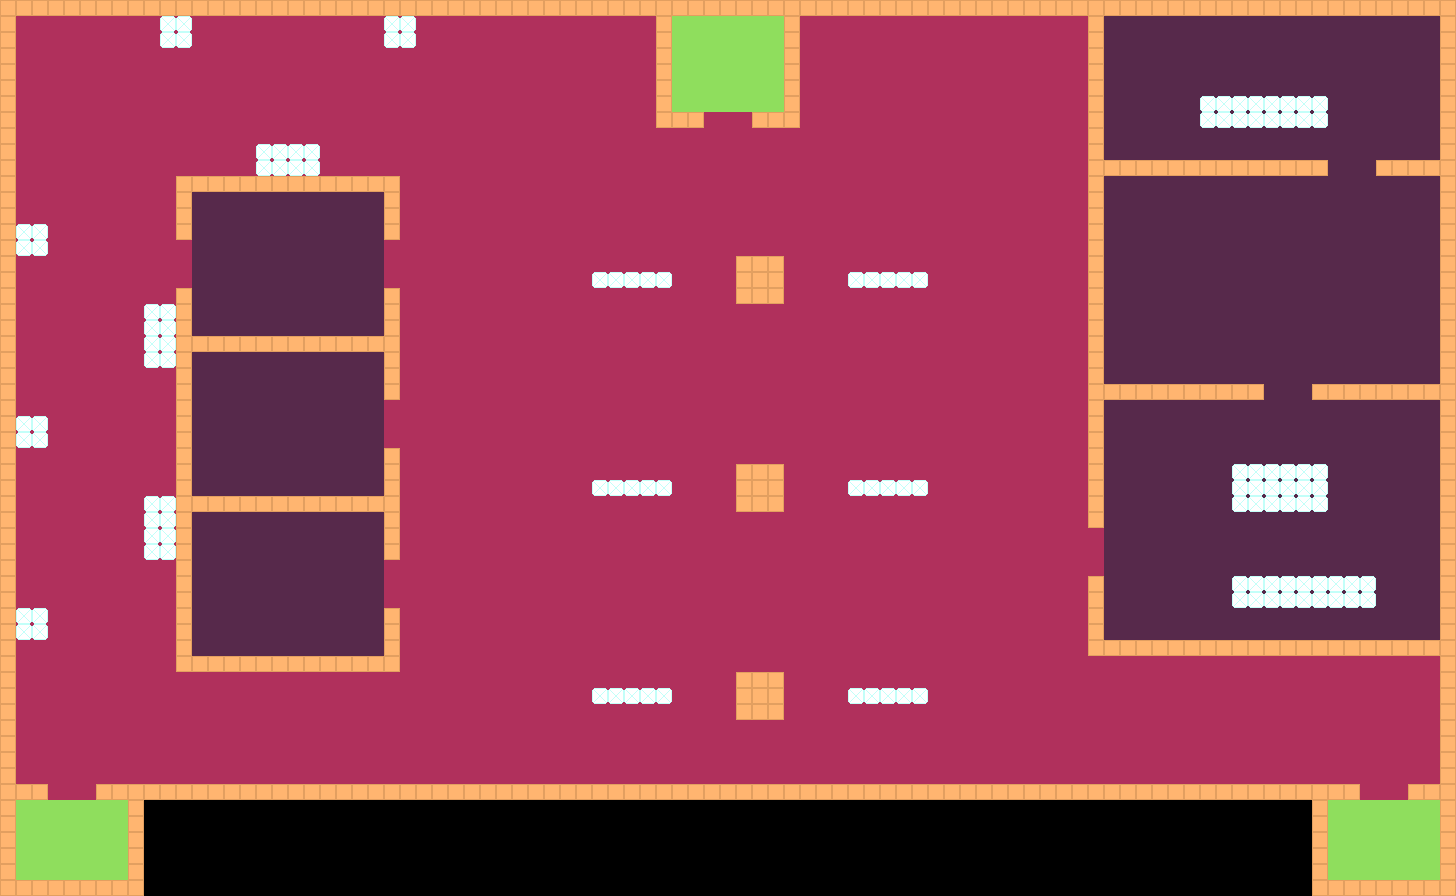

A 2D game scene composited from a Tiled map and its tileset images. What follows is a short description and the map's XML, with each tile layer's data collapsed to a summary:
An orthogonal 91x56 tile map with 16x16 px tiles, 3 tile layers (floor, low_obstacles, walls), 3 tilesets and 42 objects (18x Waypoint, 8x EnemySpawn, 8x Door, 5x WeaponPickup, 2x Exit, ...).

<map version="1.10" tiledversion="1.12.2" orientation="orthogonal" renderorder="right-down" width="91" height="56" tilewidth="16" tileheight="16" infinite="0" nextlayerid="6" nextobjectid="47">
 <properties>
  <property name="goalType" value="escape" />
 </properties>
 <tileset firstgid="1" source="tests/wallsTest.tsx" />
 <tileset firstgid="2" source="tests/lowObstacleTest.tsx" />
 <tileset firstgid="3" source="tests/floorTest.tsx" />
 <layer id="1" name="floor" width="91" height="56">
  <data>[5096 cells, 4111 non-empty, 3 distinct tile ids]</data>
 </layer>
 <objectgroup id="2" name="objects">
  <object id="1" name="PlayerSpawn" type="PlayerSpawn" x="728" y="58">
   <point />
  </object>
  <object id="12" name="RoomSimpleWalker" type="EnemySpawn" x="240" y="224">
   <properties>
    <property name="enemyType" type="int" value="1" />
    <property name="facingAngle" type="float" value="270" />
    <property name="patrolPath" type="int" value="1" />
    <property name="weaponId" type="int" value="4" />
   </properties>
   <point />
  </object>
  <object id="14" name="HorizontalWalker" type="EnemySpawn" x="528" y="96">
   <properties>
    <property name="enemyType" type="int" value="1" />
    <property name="facingAngle" type="float" value="180" />
    <property name="patrolPath" type="int" value="2" />
    <property name="weaponId" type="int" value="1" />
   </properties>
   <point />
  </object>
  <object id="15" name="VerticalWalkerTop" type="EnemySpawn" x="96" y="128">
   <properties>
    <property name="enemyType" type="int" value="1" />
    <property name="facingAngle" type="float" value="270" />
    <property name="patrolPath" type="int" value="3" />
    <property name="weaponId" type="int" value="1" />
   </properties>
   <point />
  </object>
  <object id="16" name="VerticalWalkerBottom" type="EnemySpawn" x="96" y="431.62">
   <properties>
    <property name="enemyType" type="int" value="1" />
    <property name="facingAngle" type="float" value="270" />
    <property name="patrolPath" type="int" value="4" />
    <property name="weaponId" type="int" value="1" />
   </properties>
   <point />
  </object>
  <object id="17" name="BottomGuard1" type="EnemySpawn" x="320" y="720">
   <properties>
    <property name="enemyType" type="int" value="2" />
    <property name="facingAngle" type="float" value="330" />
    <property name="patrolPath" type="int" value="0" />
    <property name="weaponId" type="int" value="3" />
   </properties>
   <point />
  </object>
  <object id="19" name="MainWalker" type="EnemySpawn" x="280" y="586">
   <properties>
    <property name="enemyType" type="int" value="1" />
    <property name="facingAngle" type="float" value="0" />
    <property name="patrolPath" type="int" value="5" />
    <property name="weaponId" type="int" value="4" />
   </properties>
   <point />
  </object>
  <object id="18" name="BottomGuard2" type="EnemySpawn" x="1184" y="720">
   <properties>
    <property name="enemyType" type="int" value="2" />
    <property name="facingAngle" type="float" value="210" />
    <property name="patrolPath" type="int" value="0" />
    <property name="weaponId" type="int" value="3" />
   </properties>
   <point />
  </object>
  <object id="13" name="ArmoryGuard" type="EnemySpawn" x="1312" y="208">
   <properties>
    <property name="enemyType" type="int" value="2" />
    <property name="facingAngle" type="float" value="270" />
    <property name="patrolPath" type="int" value="0" />
    <property name="weaponId" type="int" value="2" />
   </properties>
   <point />
  </object>
  <object id="20" name="DefaultRifle" type="WeaponPickup" x="1216" y="64">
   <properties>
    <property name="weaponId" type="int" value="4" />
   </properties>
   <point />
  </object>
  <object id="21" name="RapidWeapon" type="WeaponPickup" x="1264" y="64">
   <properties>
    <property name="weaponId" type="int" value="3" />
   </properties>
   <point />
  </object>
  <object id="23" name="RapidWeapon" type="WeaponPickup" x="48" y="48">
   <properties>
    <property name="weaponId" type="int" value="3" />
   </properties>
   <point />
  </object>
  <object id="46" name="Shotgun" type="WeaponPickup" x="336" y="384">
   <properties>
    <property name="weaponId" type="int" value="2" />
   </properties>
   <point />
  </object>
  <object id="22" name="SilentPistol" type="WeaponPickup" x="1312" y="64">
   <properties>
    <property name="weaponId" type="int" value="5" />
   </properties>
   <point />
  </object>
  <object id="24" name="RoomSimple1" type="Waypoint" x="240" y="304">
   <properties>
    <property name="order" type="int" value="0" />
    <property name="pathId" type="int" value="1" />
   </properties>
   <point />
  </object>
  <object id="26" name="Horizontal1" type="Waypoint" x="96" y="96">
   <properties>
    <property name="order" type="int" value="0" />
    <property name="pathId" type="int" value="2" />
   </properties>
   <point />
  </object>
  <object id="28" name="VerticalTop1" type="Waypoint" x="96" y="400">
   <properties>
    <property name="order" type="int" value="0" />
    <property name="pathId" type="int" value="3" />
   </properties>
   <point />
  </object>
  <object id="30" name="VerticalBottom1" type="Waypoint" x="96" y="768">
   <properties>
    <property name="order" type="int" value="0" />
    <property name="pathId" type="int" value="4" />
   </properties>
   <point />
  </object>
  <object id="32" name="Main1" type="Waypoint" x="560" y="584">
   <properties>
    <property name="order" type="int" value="0" />
    <property name="pathId" type="int" value="5" />
   </properties>
   <point />
  </object>
  <object id="33" name="Main2" type="Waypoint" x="928" y="584">
   <properties>
    <property name="order" type="int" value="1" />
    <property name="pathId" type="int" value="5" />
   </properties>
   <point />
  </object>
  <object id="34" name="Main3" type="Waypoint" x="928" y="552">
   <properties>
    <property name="order" type="int" value="2" />
    <property name="pathId" type="int" value="5" />
   </properties>
   <point />
  </object>
  <object id="35" name="Main4" type="Waypoint" x="1184" y="552">
   <properties>
    <property name="order" type="int" value="3" />
    <property name="pathId" type="int" value="5" />
   </properties>
   <point />
  </object>
  <object id="36" name="Main5" type="Waypoint" x="1184" y="448">
   <properties>
    <property name="order" type="int" value="4" />
    <property name="pathId" type="int" value="5" />
   </properties>
   <point />
  </object>
  <object id="37" name="Main6" type="Waypoint" x="1392" y="448">
   <properties>
    <property name="order" type="int" value="5" />
    <property name="pathId" type="int" value="5" />
   </properties>
   <point />
  </object>
  <object id="38" name="Main7" type="Waypoint" x="1392" y="552">
   <properties>
    <property name="order" type="int" value="6" />
    <property name="pathId" type="int" value="5" />
   </properties>
   <point />
  </object>
  <object id="39" name="Main8" type="Waypoint" x="960" y="552">
   <properties>
    <property name="order" type="int" value="7" />
    <property name="pathId" type="int" value="5" />
   </properties>
   <point />
  </object>
  </objectgroup>
 <objectgroup id="3" name="doors">
  <!-- 8 objects omitted --></objectgroup>
 <layer id="4" name="low_obstacles" width="91" height="56">
  <data>[5096 cells, 126 non-empty, 1 distinct tile ids]</data>
 </layer>
 <layer id="5" name="walls" width="91" height="56">
  <data>[5096 cells, 547 non-empty, 1 distinct tile ids]</data>
 </layer>
</map>
<!-- 16 of 42 objects omitted -->
